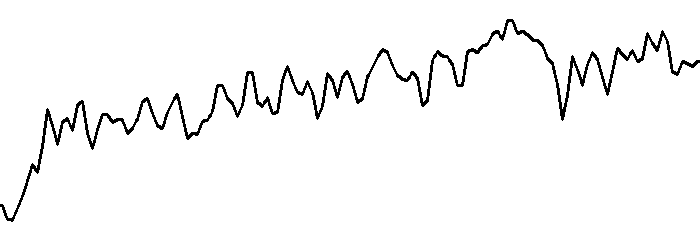
#> input picture backend/ai/sample_ecg_images/5_unknown_beat.png, 700 x 240 px
$ python -i ecg_preprocess.py   (imports and definitions only)
#> lines starting #> are read from the running program, lines starting #| are printed output that depends on the picture; after the words box and inside, x2 and y2 are one past the last pixel; in counts of white or black regions, pixels touching at a corner belong together
import os
import sys
import json
import cv2
import numpy as np

OUTPUT_SIZE = (512, 512)


def preprocess_ecg(image_path):
#> called with image_path = 'sample_ecg_images/5_unknown_beat.png'
    if not os.path.exists(image_path):
        return {
            "success": False,
            "message": "Image not found."
        }

    image = cv2.imread(image_path)
#> image is the input picture: shape (240, 700, 3); 96.8% white; 1 black region, box (x1, y1, x2, y2) and area: (0, 19, 700, 222) 5425

    if image is None:
        return {
            "success": False,
            "message": "Unable to read image."
        }

    # Resize
    image = cv2.resize(image, OUTPUT_SIZE)
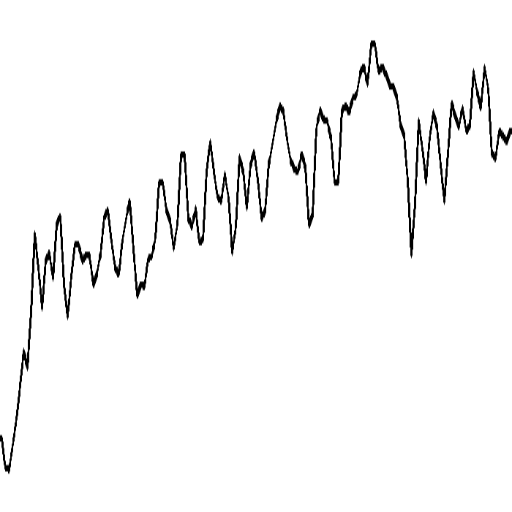
#> image: shape (512, 512, 3); min 0, max 255, mean 246.8

    # Grayscale
    gray = cv2.cvtColor(image, cv2.COLOR_BGR2GRAY)

    # Denoise
    gray = cv2.GaussianBlur(gray, (3, 3), 0)
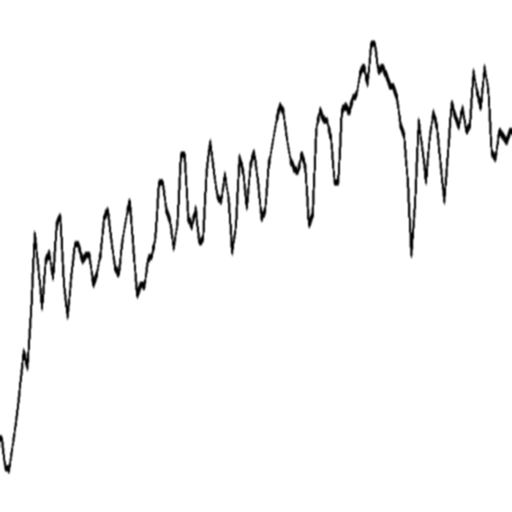
#> gray: shape (512, 512); min 0, max 255, mean 246.8

    # Contrast Enhancement
    clahe = cv2.createCLAHE(
        clipLimit=2.0,
        tileGridSize=(8, 8)
    )

    enhanced = clahe.apply(gray)

    # Adaptive Threshold
    binary = cv2.adaptiveThreshold(
        enhanced,
        255,
        cv2.ADAPTIVE_THRESH_GAUSSIAN_C,
        cv2.THRESH_BINARY,
        11,
        2
    )
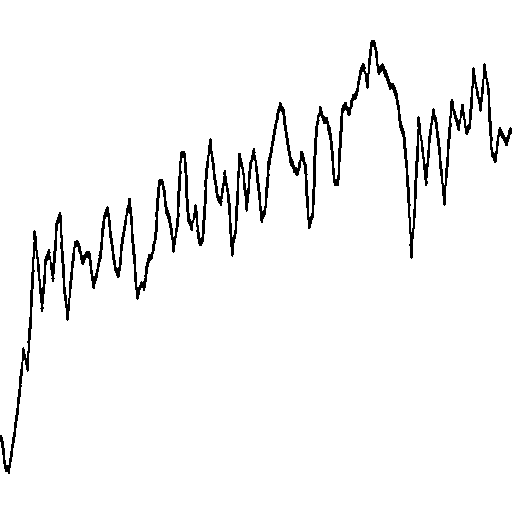
#> binary: shape (512, 512); 96% white; 1 black region, box (x1, y1, x2, y2) and area: (0, 40, 512, 474) 10365

    output_dir = os.path.join(
        os.path.dirname(image_path),
        "processed"
    )

    os.makedirs(output_dir, exist_ok=True)

    output_file = os.path.join(
        output_dir,
        os.path.basename(image_path)
    )

    cv2.imwrite(output_file, binary)

    return {
        "success": True,
        "processedImage": output_file,
        "width": OUTPUT_SIZE[0],
        "height": OUTPUT_SIZE[1]
    }


# [12 lines not run here, left out]

>>> result = preprocess_ecg('sample_ecg_images/5_unknown_beat.png')
